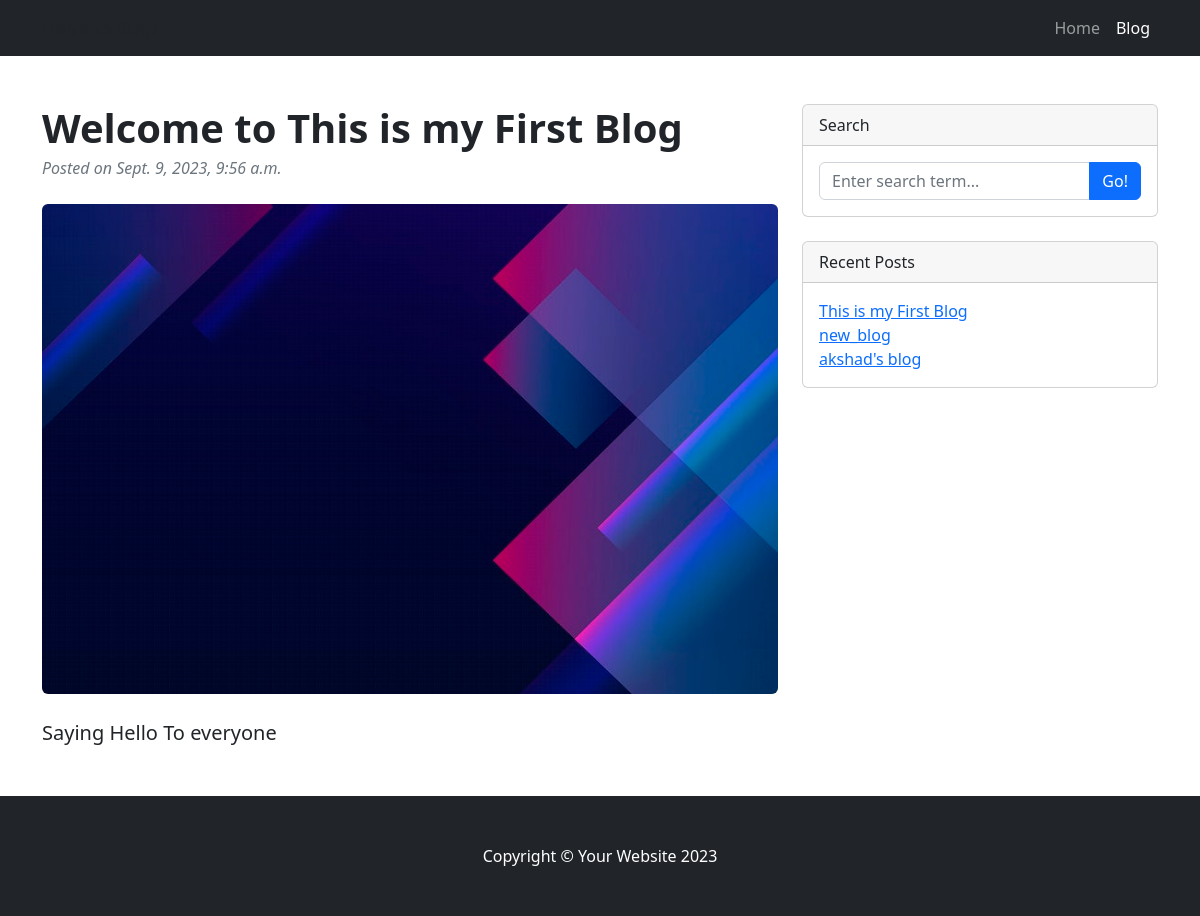
/blog/8, run on the app's committed database.
### website/models.py (models this page shows, shortened)
class Blogs(models.Model):
    title = models.CharField(max_length=100, unique=True)
    author= models.CharField(max_length=20)
    updated_on = models.DateTimeField(auto_now= True)
    content = models.TextField()
    created_on = models.DateTimeField(auto_now= True)
    status = models.IntegerField(choices=STATUS, default=0)
    class Meta:
        ordering = ['-created_on']

### website/views.py (the view)
# urls.py: path('blog/<int:pk>', BlogDetailView.as_view(), name = "blog_view"),
class BlogDetailView(generic.DetailView):
    model = Blogs
    template_name= "website/blog_contents.html"
    context_object_name= "blog"
    def get_context_data(self, **kwargs):
        context = super().get_context_data(**kwargs)
        context["blogs"]= Blogs.objects.filter(status=1).order_by("id")
        return context

### website/templates/website/blog_contents.html (shortened to what this page needs)
{% load static %}
{% load widget_tweaks %}
<!DOCTYPE html>
<html lang="en">
    <head>
        <link href="{% static 'website/assets/css/style1.css' %}" rel="stylesheet" />
    </head>
    <body>
        <nav class="navbar navbar-expand-lg navbar-dark bg-dark">
            <div class="container">
                <div class="collapse navbar-collapse" id="navbarSupportedContent">
                    <ul class="navbar-nav ms-auto mb-2 mb-lg-0">
                        <li class="nav-item"><a class="nav-link" href="{% url 'website:index' %}">Home</a></li>
                        <li class="nav-item"><a class="nav-link active" aria-current="page" href="#">Blog</a></li>
                    </ul>
                </div>
            </div>
        </nav>
        <div class="container mt-5">
            <div class="row">
                <div class="col-lg-8">
                    <article>
                        <header class="mb-4">
                            <h1 class="fw-bolder mb-1">Welcome to {{blog.title}}</h1>
                            <div class="text-muted fst-italic mb-2">Posted on {{blog.created_on}}</div>
                        </header>
                        <figure class="mb-4"><img class="img-fluid rounded" src="{% static 'website/assets/img/blog_bg.jpg' %}" alt="..." /></figure>
                        <section class="mb-5">
                            <p class="fs-5 mb-4">{{blog.content}}</p>
                        </section>
                    </article>
                </div>
                <div class="col-lg-4">
                    <div class="card mb-4">
                        <div class="card-header">Search</div>
                        <div class="card-body">
                            <div class="input-group">
                                <input class="form-control" type="text" placeholder="Enter search term..." aria-label="Enter search term..." aria-describedby="button-search" />
                                <button class="btn btn-primary" id="button-search" type="button">Go!</button>
                            </div>
                        </div>
                    </div>
                    <div class="card mb-4">
                        <div class="card-header">Recent Posts</div>
                        <div class="card-body">
                            <div class="row">
                                <div class="col-sm-6">
                                    <ul class="list-unstyled mb-0">
                                        {% for blog in blogs %}
                                        <li><a href="{% url 'website:blog_view' blog.id %}">{{blog.title}}</a></li>
                                        {% empty %}
                                        <p>NO Articles</p>
                                        {% endfor %}
                                    </ul>
                                </div>
                            </div>
                        </div>
                    </div>
                </div>
            </div>
        </div>
        <footer class="py-5 bg-dark">
            <div class="container"><p class="m-0 text-center text-white">Copyright &copy; Your Website 2023</p></div>
        </footer>
    </body>
</html>

### data on the page
Blogs: title "This is my First Blog", created_on "Sept. 9, 2023, 9:56 a.m.", content "Saying Hello To everyone"
Blogs: title "new_blog"
Blogs: title "akshad's blog"
